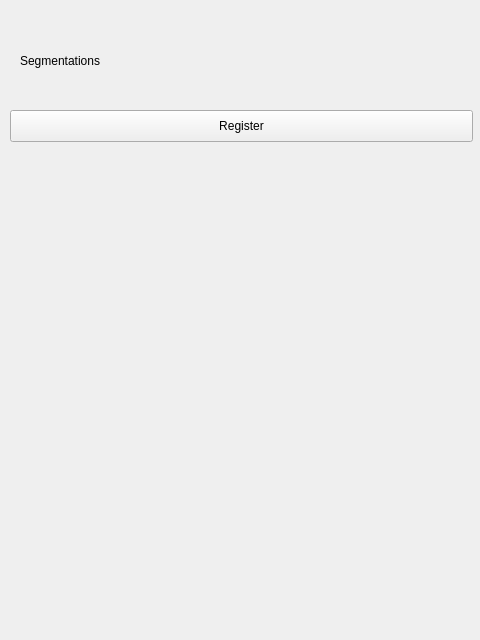
<?xml version="1.0" encoding="UTF-8"?>
<ui version="4.0">
 <class>Form</class>
 <widget class="QWidget" name="Form">
  <property name="enabled">
   <bool>true</bool>
  </property>
  <property name="geometry">
   <rect>
    <x>0</x>
    <y>0</y>
    <width>480</width>
    <height>640</height>
   </rect>
  </property>
  <property name="windowTitle">
   <string>Form</string>
  </property>
  <widget class="QWidget" name="layoutWidget">
   <property name="geometry">
    <rect>
     <x>20</x>
     <y>10</y>
     <width>441</width>
     <height>91</height>
    </rect>
   </property>
   <layout class="QGridLayout" name="gridLayout_3">
    <property name="topMargin">
     <number>10</number>
    </property>
    <property name="horizontalSpacing">
     <number>7</number>
    </property>
    <property name="verticalSpacing">
     <number>30</number>
    </property>
    <item row="4" column="1">
     <layout class="QVBoxLayout" name="verticalLayout_2">
      <property name="spacing">
       <number>15</number>
      </property>
     </layout>
    </item>
    <item row="4" column="0">
     <widget class="QLabel" name="seg_lbl_2">
      <property name="text">
       <string>Segmentations</string>
      </property>
     </widget>
    </item>
   </layout>
  </widget>
  <widget class="QPushButton" name="registerButton">
   <property name="geometry">
    <rect>
     <x>10</x>
     <y>110</y>
     <width>463</width>
     <height>32</height>
    </rect>
   </property>
   <property name="text">
    <string>Register</string>
   </property>
  </widget>
 </widget>
 <resources/>
 <connections/>
</ui>
